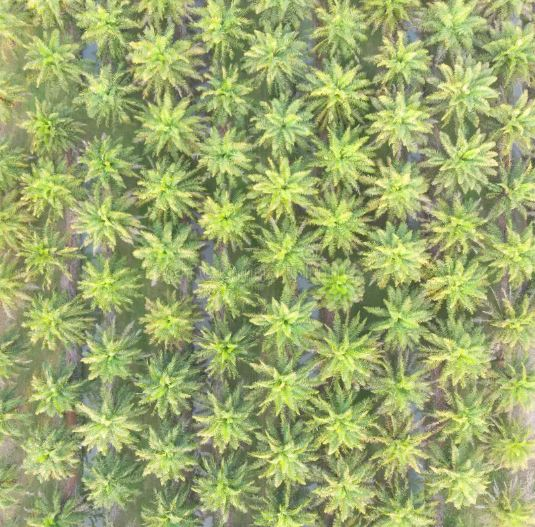
#> input picture data/palm_1.JPG, 535 x 527 px
$ jupyter execute lab7.ipynb
#> lines starting #> are read from the running program, lines starting #| are printed output that depends on the picture; after the words box and inside, x2 and y2 are one past the last pixel; in counts of white or black regions, pixels touching at a corner belong together
[cell 1]
from skimage.feature import peak_local_max
import numpy as np
import cv2 as cv2
import matplotlib.pyplot as plt
from skimage.metrics import structural_similarity
from collections import Counter
import os

[cell 2]
print("1. Выполните сохранение монохромного изображения в виде текстового или бинарного файла.")

img = cv2.imread('../data/palm_1.JPG', cv2.IMREAD_GRAYSCALE)
#> img: shape (527, 535); min 52, max 255, mean 158.7
if img is None:
    raise Exception("Изображение не найдено")
else:
    _, monoImg = cv2.threshold(img, 128, 255, cv2.THRESH_BINARY)
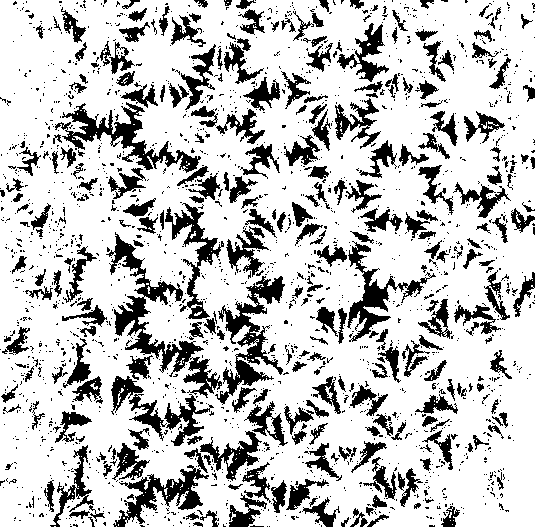
#> monoImg: shape (527, 535); 76.8% white; 1914 black regions (1627 under 20 px), largest, box (x1, y1, x2, y2) and area: (106, 232, 222, 398) 3687, (215, 276, 285, 405) 2748, (55, 102, 201, 173) 2549

    with open('../data/monoImg.txt', 'w') as file:
        for r in monoImg:
            line = ' '.join(str(pixel) for pixel in r)
            file.write(line + '\n')

    plt.figure(figsize=(7, 4))

    plt.subplot(1,2,1)
    plt.imshow(img, cmap='gray')
    plt.title('Исходное изображение в ЧБ')
    plt.xticks([])
    plt.yticks([])

    plt.subplot(1,2,2)
    plt.imshow(monoImg, cmap='gray')
    plt.title('Монохромное изображение')
    plt.xticks([])
    plt.yticks([])

    plt.tight_layout()
    plt.show()
    print("\n\n")

[cell 3]
print("2. Реализуйте алгоритм вейвлет-преобразования Хаара для изображения.")

def wavelet_haar(data):
    data = data.astype(np.float32)
    rows, cols = data.shape
#> rows = 527; cols = 535

    horizontal = np.zeros_like(data)

    for row_idx in range(rows):
        col_idx = 0
        while col_idx < cols - 1:
            pixel1 = data[row_idx, col_idx]
            pixel2 = data[row_idx, col_idx + 1]

            average = (pixel1 + pixel2) / 2.0
            difference = (pixel1 - pixel2) / 2.0

            horizontal[row_idx, col_idx // 2] = average
            horizontal[row_idx, col_idx // 2 + cols // 2] = difference

            col_idx += 2

        if cols % 2 != 0:
            horizontal[row_idx, cols // 2] = data[row_idx, -1]
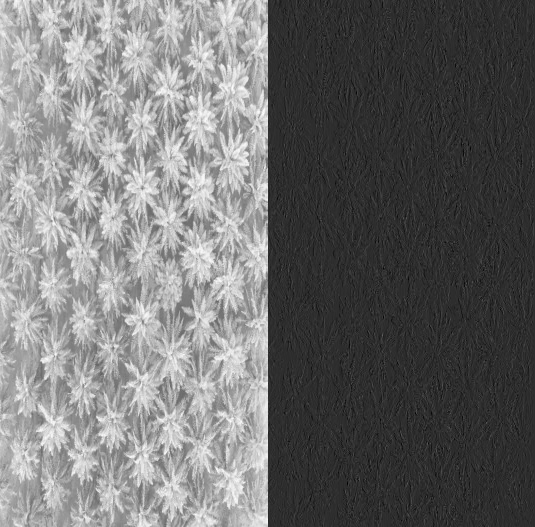
#> horizontal: shape (527, 535) float32; min -55, max 251.5, mean 79.5; drawn with min black and max white

    vertical = np.zeros_like(horizontal)

    for col_idx in range(cols):
        row_idx = 0
        while row_idx < rows - 1:
            pixel1 = horizontal[row_idx, col_idx]
            pixel2 = horizontal[row_idx + 1, col_idx]

            average = (pixel1 + pixel2) / 2.0
            difference = (pixel1 - pixel2) / 2.0

            vertical[row_idx // 2, col_idx] = average
            vertical[row_idx // 2 + rows // 2, col_idx] = difference

            row_idx += 2

        if rows % 2 != 0:
            vertical[rows // 2, col_idx] = horizontal[-1, col_idx]
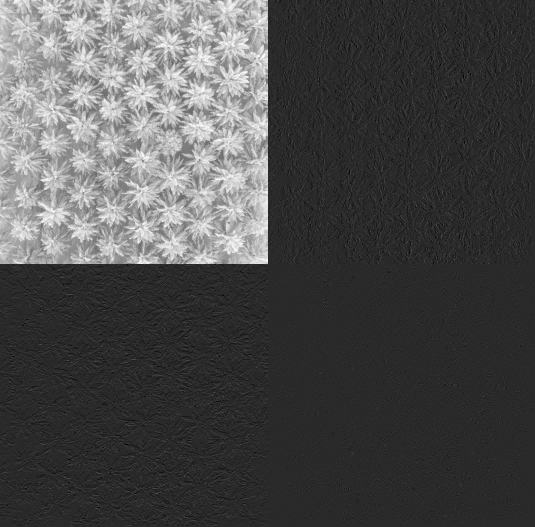
#> vertical: shape (527, 535) float32; min -48.75, max 247, mean 39.8; drawn with min black and max white

    half_rows = rows // 2
#> half_rows = 263
    half_cols = cols // 2
#> half_cols = 267

    ll_component = vertical[:half_rows, :half_cols]        # Аппроксимация
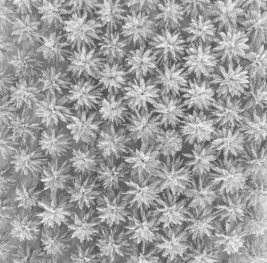
#> ll_component: shape (263, 267) float32; min 65.5, max 247, mean 158.7
    lh_component = vertical[:half_rows, half_cols:]        # Горизонтальные детали
    hl_component = vertical[half_rows:, :half_cols]        # Вертикальные детали
    hh_component = vertical[half_rows:, half_cols:]        # Диагональные детали
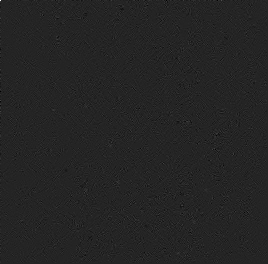
#> hh_component: shape (264, 268) float32; min -30, max 178, mean 0; drawn with min black and max white

    return ll_component, lh_component, hl_component, hh_component, vertical

LL, LH, HL, HH, full_transform = wavelet_haar(img)

plt.figure(figsize=(10, 6))

plt.subplot(2, 3, 1)
plt.imshow(img, cmap='gray')
plt.title('Исходное изображение', fontsize=12)
plt.xticks([])
plt.yticks([])

plt.subplot(2, 3, 2)
plt.imshow(LL, cmap='gray')
plt.title('LL - Аппроксимация', fontsize=12)
plt.xticks([])
plt.yticks([])

plt.subplot(2, 3, 3)
plt.imshow(np.abs(LH), cmap='coolwarm')
plt.title('LH - Горизонтальные детали', fontsize=12)
plt.xticks([])
plt.yticks([])

plt.subplot(2, 3, 4)
plt.imshow(np.abs(HL), cmap='coolwarm')
plt.title('HL - Вертикальные детали', fontsize=12)
plt.xticks([])
plt.yticks([])

plt.subplot(2, 3, 5)
plt.imshow(np.abs(HH), cmap='coolwarm')
plt.title('HH - Диагональные детали', fontsize=12)
plt.xticks([])
plt.yticks([])

plt.subplot(2, 3, 6)
plt.imshow(full_transform, cmap='jet')
plt.title('Полное вейвлет-преобразование', fontsize=12)
plt.xticks([])
plt.yticks([])

plt.tight_layout()
plt.show()
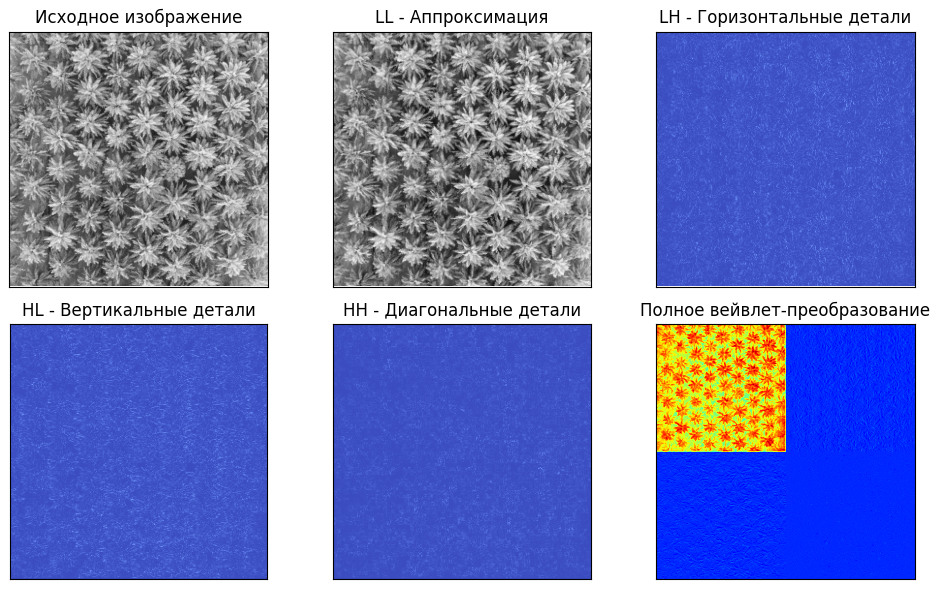
#> figure drawn by matplotlib, 6 panels
print("\n\n")

[cell 4]
print("3. Выполните квантование высокочастотных компонент (прим., количество квантов = 4).")

def quantize_data(component, levels):
#> called with levels = 4
    min_value = np.min(component)
#> min_value = -48.75
    max_value = np.max(component)
#> max_value = 237
    step_size = (max_value - min_value) / levels
#> step_size = 71.44
    quant_result = np.round((component - min_value) / step_size).astype(int)
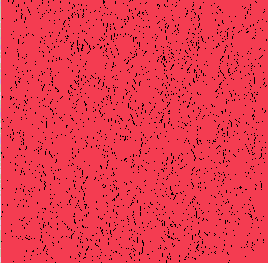
#> quant_result: shape (263, 268) int64; 5 distinct labels, from 0 to 4; one colour per label, 0 black
    return quant_result, min_value, step_size

levels = 4

lh_quantize, lh_min, lh_step = quantize_data(LH, levels)
#> lh_min = -48.75; lh_step = 71.44
hl_quantize, hl_min, hl_step = quantize_data(HL, levels)
#> call 2 of quantize_data, with levels = 4
#> in quantize_data (call 2), `min_value = np.min(component)`: min_value = -45.25
#> in quantize_data (call 2), `max_value = np.max(component)`: max_value = 230.5
#> in quantize_data (call 2), `step_size = (max_value - min_value) / levels`: step_size = 68.94
#> in quantize_data (call 2), `quant_result = np.round((component - min_value) / step_size).astype(int)`:
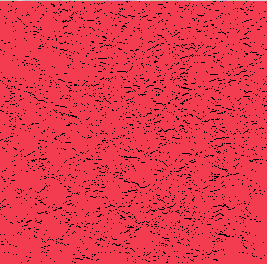
#> quant_result: shape (264, 267) int64; 5 distinct labels, from 0 to 4; one colour per label, 0 black
#> hl_min = -45.25; hl_step = 68.94
hh_quantize, hh_min, hh_step = quantize_data(HH, levels)
#> call 3 of quantize_data, with levels = 4
#> in quantize_data (call 3), `min_value = np.min(component)`: min_value = -30
#> in quantize_data (call 3), `max_value = np.max(component)`: max_value = 178
#> in quantize_data (call 3), `step_size = (max_value - min_value) / levels`: step_size = 52
#> in quantize_data (call 3), `quant_result = np.round((component - min_value) / step_size).astype(int)`:
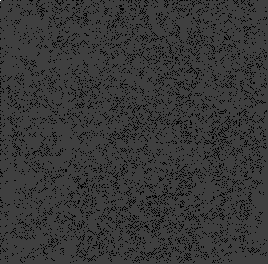
#> quant_result: shape (264, 268) int64; min 0, max 4, mean 0.879; drawn with min black and max white
#> hh_min = -30; hh_step = 52

def dequantize_data(quant_comp, min_value, step_size):
#> called with min_value = -48.75, step_size = 71.44
    return min_value + quant_comp * step_size

lh_restored = dequantize_data(lh_quantize, lh_min, lh_step)
hl_restored = dequantize_data(hl_quantize, hl_min, hl_step)
#> call 2 of dequantize_data, with min_value = -45.25, step_size = 68.94
#> in dequantize_data (call 2), `return min_value + quant_comp * step_size`:
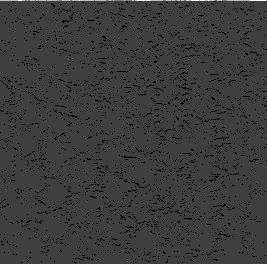
#> returned value: shape (264, 267) float64; min -45.25, max 230.5, mean 19.4; drawn with min black and max white
hh_restored = dequantize_data(hh_quantize, hh_min, hh_step)

plt.figure(figsize=(16, 8))

plt.subplot(2, 3, 1)
plt.imshow(LH, cmap='coolwarm')
plt.title('LH до квантования')
plt.xticks([])
plt.yticks([])

plt.subplot(2, 3, 2)
plt.imshow(HL, cmap='coolwarm')
plt.title('HL до квантования')
plt.xticks([])
plt.yticks([])

plt.subplot(2, 3, 3)
plt.imshow(HH, cmap='coolwarm')
plt.title('HH до квантования')
plt.xticks([])
plt.yticks([])

plt.subplot(2, 3, 4)
plt.imshow(lh_restored, cmap='coolwarm')
plt.title('LH после квантования')
plt.xticks([])
plt.yticks([])

plt.subplot(2, 3, 5)
plt.imshow(hl_restored, cmap='coolwarm')
plt.title('HL после квантования')
plt.xticks([])
plt.yticks([])

plt.subplot(2, 3, 6)
plt.imshow(hh_restored, cmap='coolwarm')
plt.title('HH после квантования')
plt.xticks([])
plt.yticks([])

plt.tight_layout()
plt.show()

[cell 5]
print("4. Сохраните получившийся массив значений в текстовый или бинарный файл в порядке LL, LH, HL, HH вейвлет-преобразования Хафа. Компоненты LH, HL, HH храните в виде пар (значение, количество повторений).")

def encode_rle(comp_data):
    rle_result = []
    for val, cnt in Counter(comp_data.flatten()).items():
        rle_result.append((val, cnt))
#> this loop made 5 passes
#> (val, cnt) on passes 1 to 5: (3, 150), (1, 66802), (0, 3419), (2, 35), (4, 78)
#> after the loop, rle_result = [(3, 150), (1, 66802), (0, 3419), (2, 35), (4, 78)]
    return rle_result

# Кодируем высокочастотные компоненты
lh_encoded = encode_rle(lh_quantize)
#> lh_encoded has the same summary as rle_result in encode_rle
hl_encoded = encode_rle(hl_quantize)
#> the loop in encode_rle (call 2), `for val, cnt in Counter(comp_data.flatten()).items():` made 5 passes
#> (val, cnt) on passes 1 to 5: (3, 166), (4, 48), (2, 53), (1, 65275), (0, 4946)
#> hl_encoded = [(3, 166), (4, 48), (2, 53), (1, 65275), (0, 4946)]
hh_encoded = encode_rle(hh_quantize)
#> hh_encoded = [(4, 1), (1, 62203), (0, 8548)]


with open('../data/haar.txt', 'w') as file:
    np.savetxt(file, LL, fmt='%d')
    file.write('\n')

    high_freq = [('LH', lh_encoded), ('HL', hl_encoded), ('HH', hh_encoded)]

    for name, encoded_data in high_freq:
        for val, cnt in encoded_data:
            file.write(f"{val} {cnt}\n")
        file.write('\n')
#> this loop made 3 passes
#> (name, encoded_data) on passes 1 to 3: ('LH', [(3, 150), (1, 66802), (0, 3419), (2, 35), (4, 78)]), ('HL', [(3, 166), (4, 48), (2, 53), (1, 65275), (0, 4946)]), ('HH', [(4, 1), (1, 62203), (0, 8548)])

print("Данные сохранены в haar_components.txt")

$ run again, with data/periodic_noise.JPG copied over data/palm_1.JPG
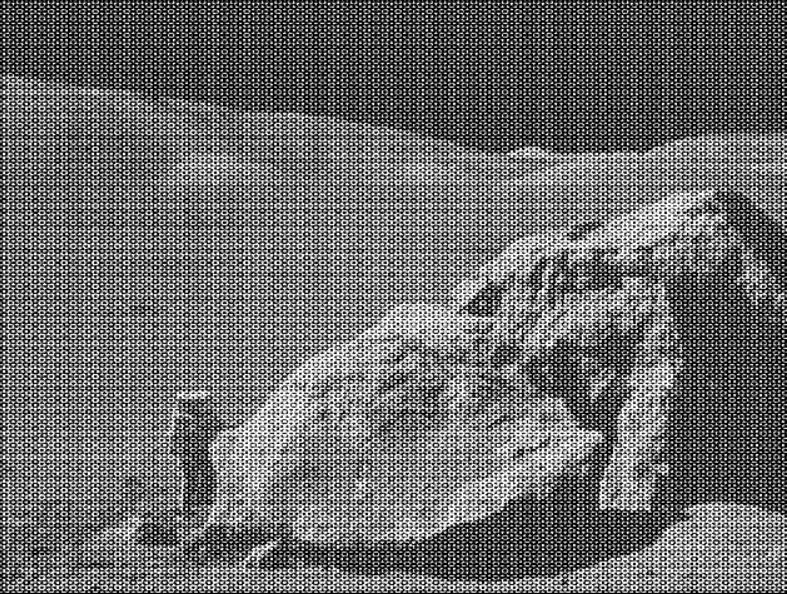
#> input picture data/periodic_noise.JPG, 787 x 594 px
#> monoImg: shape (594, 787); 38.9% white in thin lines or dots
#> min_value = -103.8
#> max_value = 205.5
#> step_size = 77.31
#> lh_min = -103.8; lh_step = 77.31
#> quant_result: shape (297, 393) int64
#> hl_min = -104.2; hl_step = 54.25
#> min_value = -102
#> max_value = 108
#> step_size = 52.5
#> in quantize_data (call 3), `quant_result = np.round((component - min_value) / step_size).astype(int)`:
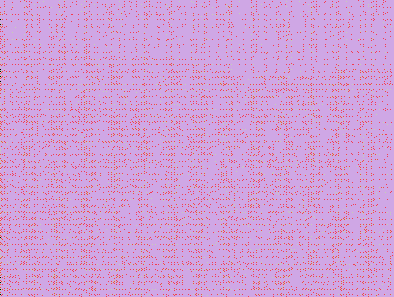
#> quant_result: shape (297, 394) int64; 5 distinct labels, from 0 to 4; one colour per label, 0 black
#> hh_min = -102; hh_step = 52.5
#> in dequantize_data (call 3), `return min_value + quant_comp * step_size`:
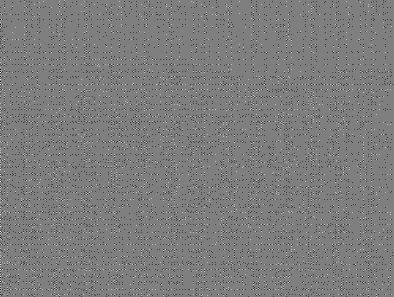
#> returned value: shape (297, 394) float64; min -102, max 108, mean 1; drawn with min black and max white
#> the loop in encode_rle, `for val, cnt in Counter(comp_data.flatten()).items():` made 5 passes
#> (val, cnt) on passes 1 to 5: (2, 40523), (1, 74436), (0, 1868), (3, 171), (4, 20)
#> after the loop in encode_rle, `for val, cnt in Counter(comp_data.flatten()).items():`: rle_result = [(2, 40523), (1, 74436), (0, 1868), (3, 171), (4, 20)]
#> lh_encoded has the same summary as rle_result in encode_rle
#> the loop in encode_rle (call 2), `for val, cnt in Counter(comp_data.flatten()).items():` made 5 passes
#> (val, cnt) on passes 1 to 5: (2, 64814), (1, 25989), (0, 714), (3, 23983), (4, 1221)
#> hl_encoded = [(2, 64814), (1, 25989), (0, 714), (3, 23983), (4, 1221)]
#> hh_encoded = [(2, 105634), (1, 7865), (3, 3494), (0, 11), (4, 14)]
#> the loop `for name, encoded_data in high_freq:` made 3 passes
#> (name, encoded_data) on passes 1 to 3: ('LH', [(2, 40523), (1, 74436), (0, 1868), (3, 171), (4, 20)]), ('HL', [(2, 64814), (1, 25989), (0, 714), (3, 23983), (4, 1221)]), ('HH', [(2, 105634), (1, 7865), (3, 3494), (0, 11), (4, 14)])
